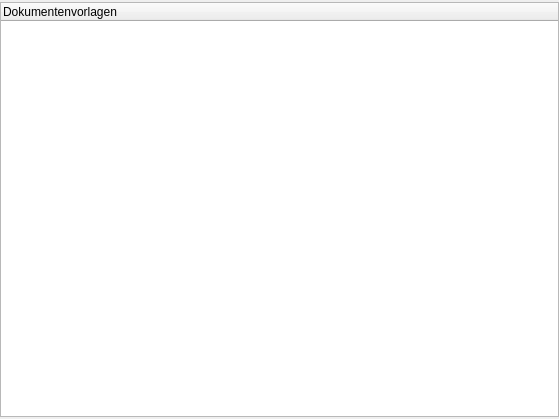
<ui version="4.0" >
 <class>BrowseDocTemplatesClass</class>
 <widget class="QWidget" name="BrowseDocTemplatesClass" >
  <property name="geometry" >
   <rect>
    <x>0</x>
    <y>0</y>
    <width>559</width>
    <height>419</height>
   </rect>
  </property>
  <property name="windowTitle" >
   <string>BrowseDocs</string>
  </property>
  <layout class="QGridLayout" >
   <property name="leftMargin" >
    <number>0</number>
   </property>
   <property name="topMargin" >
    <number>2</number>
   </property>
   <property name="rightMargin" >
    <number>0</number>
   </property>
   <property name="bottomMargin" >
    <number>2</number>
   </property>
   <item row="0" column="0" >
    <widget class="QTreeWidget" name="treeTemplates" >
     <column>
      <property name="text" >
       <string>Dokumentenvorlagen</string>
      </property>
     </column>
    </widget>
   </item>
  </layout>
 </widget>
 <layoutdefault spacing="6" margin="11" />
 <resources/>
 <connections/>
</ui>
